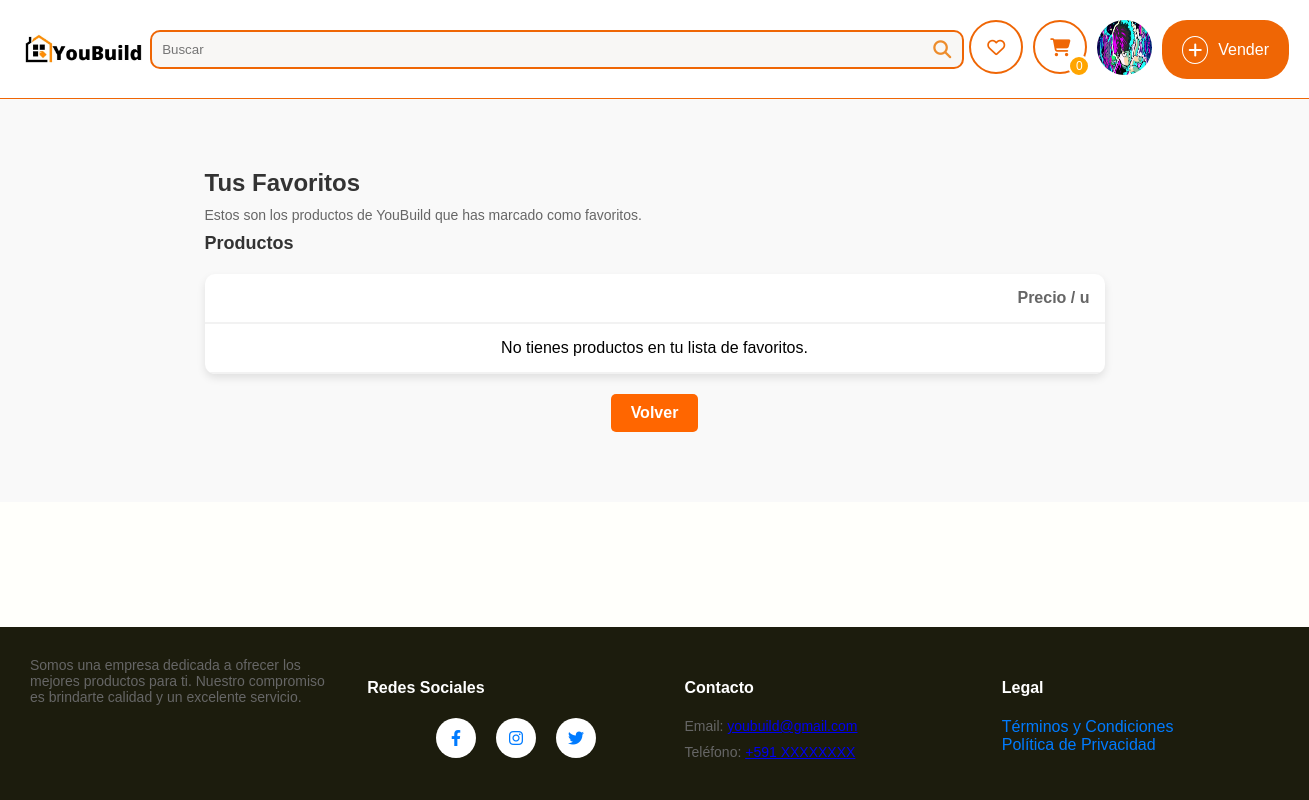
The app's page /lista-favoritos/ (signed in), older data.
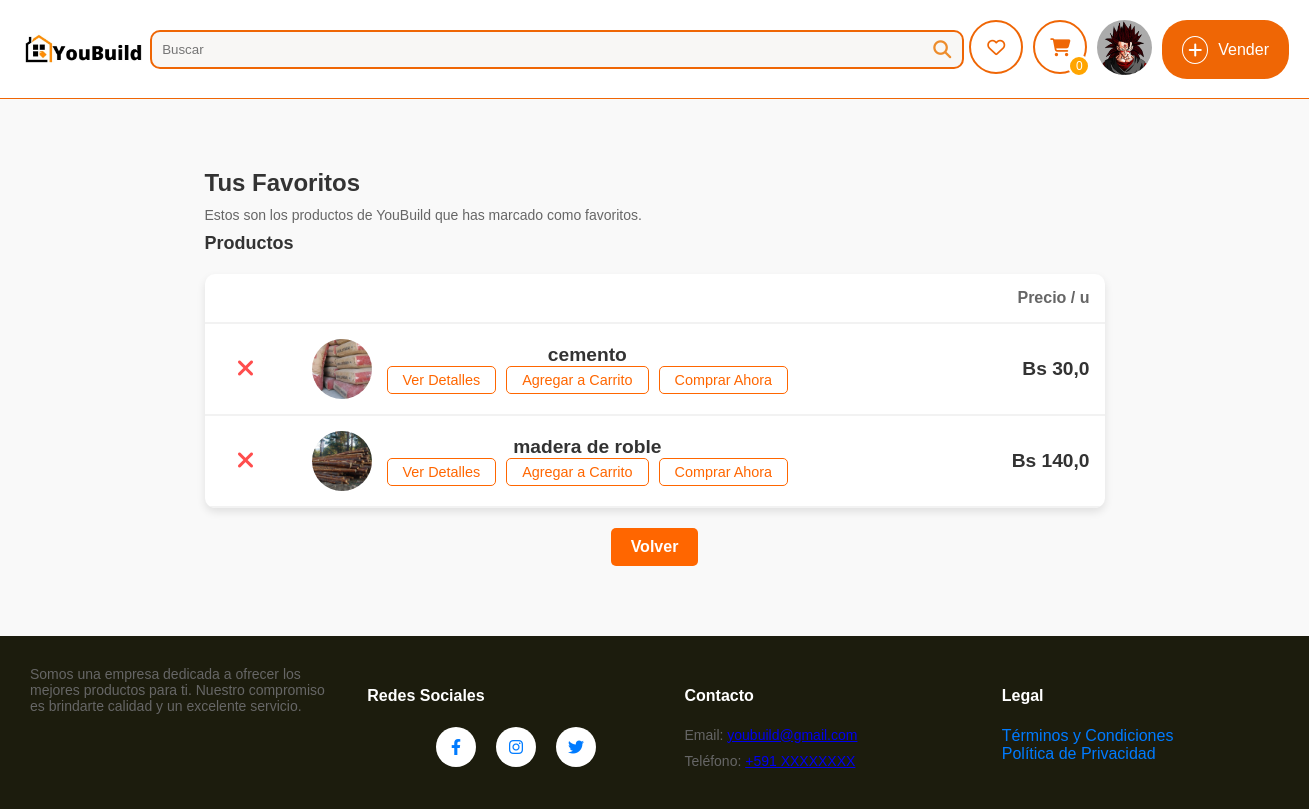
The same page, newer data.
### sistema/models.py (models this page shows, shortened)
class UsuarioDB(models.Model):
    user = models.OneToOneField(User, on_delete=models.CASCADE)
    nombre_completo = models.CharField(max_length=50, verbose_name="Nombre completo", null=True)
    municipio_fk = models.ForeignKey('MunicipioDB', on_delete=models.CASCADE, null=True, blank=True)
    direccion_1 = models.CharField(max_length=255, verbose_name="Dirección", null=True)
    telefono = models.CharField(
        max_length=15, verbose_name="Número de celular",
        validators=[RegexValidator(regex=r'^\+?1?\d{9,15}$', message="El número debe estar en el formato: '+59199999999'. Hasta 15 dígitos.")]
    )
    imagen_perfil = models.ImageField(upload_to='perfil/', null=True, blank=True, default='perfil/perfil.png',verbose_name="Foto de perfil")
    qr_imagen = models.ImageField(upload_to='qr/', null=True, blank=True, verbose_name="Código QR")
    class Meta:
        verbose_name = "Perfil de Usuario"
        verbose_name_plural = "Perfiles de Usuarios"

class ListaFavoritosDB(models.Model):
    usuario = models.ForeignKey(UsuarioDB, on_delete=models.CASCADE, related_name="wishlist")
    producto = models.ForeignKey(ProductoDb, on_delete=models.CASCADE, related_name="favoritos")
    fecha_agregado = models.DateTimeField(auto_now_add=True)
    class Meta:
        unique_together = ('usuario', 'producto')

class ProductoDb(models.Model):
    nombre = models.CharField(max_length=50, verbose_name="Nombre")
    detalle = models.TextField(max_length=200, verbose_name="Detalle")
    precio = models.FloatField(verbose_name="Precio", validators=[MinValueValidator(0.0), MaxValueValidator(99999.9)])
    categoria_fk = models.ForeignKey(CategoriaDb, on_delete=models.CASCADE, null=True, blank=True)
    subcategoria_fk = models.ForeignKey(SubcategoriaDB, on_delete=models.CASCADE, null=True, blank=True, verbose_name="Subcategoría")  # Nuevo campo
    usuario_fk = models.ForeignKey(UsuarioDB, on_delete=models.CASCADE, null=True, blank=True)
    municipio_fk = models.ForeignKey(MunicipioDB, on_delete=models.CASCADE, null=True, blank=True, verbose_name="Municipio")
    direccion_1 = models.CharField(max_length=255, verbose_name="Dirección 1", null=True, blank=True)
    visitas = models.PositiveIntegerField(default=0, verbose_name="Visitas")
    cantidad = models.IntegerField(default=1)
    class Meta:
        db_table = "productos"
        verbose_name = "Producto"
        verbose_name_plural = "Productos"

class ImagenProductoDB(models.Model):
    producto_fk = models.ForeignKey(ProductoDb, on_delete=models.CASCADE, related_name="imagenes")
    imagen = models.ImageField(upload_to="productos", null=True)
    class Meta:
        verbose_name = "Imagen"
        verbose_name_plural = "Imágenes"

### sistema/views.py (the view)
# urls.py: path('lista-favoritos/', ver_lista_favoritos, name='listaFavoritos'),
@login_required
def ver_lista_favoritos(request):
    usuario = request.user.usuariodb  # Obtiene el perfil de usuario
    lista_favoritos_items = ListaFavoritosDB.objects.filter(usuario=usuario)
    return render(request, 'listaFavoritos.html', {
        'lista_favoritos_items': lista_favoritos_items,
        'usuario': usuario
    })

### sistema/context_processors.py (called while the page is built)
def cart_count(request):
    if request.user.is_authenticated:  # Only fetch the cart count for logged-in users
        try:
            usuario = request.user.usuariodb
            cart_count = CarritoProductoDB.objects.filter(carrito_fk__usuario_fk=usuario).aggregate(
                total_quantity=Sum('cantidad')
            )['total_quantity'] or 0
        except UsuarioDB.DoesNotExist:
            cart_count = 0
    else:
        cart_count = 0
    return {'cart_count': cart_count}

def user_profile(request):
    if request.user.is_authenticated:
        return {"usuario": request.user.usuariodb}
    return {}

### sistema/templates/listaFavoritos.html (shortened to what this page needs)
<!DOCTYPE html>
{% extends 'layoutReg.html' %}
{% load static %}
{% block extra_styles %}
<link rel="stylesheet" href="https://cdnjs.cloudflare.com/ajax/libs/font-awesome/6.4.0/css/all.min.css" />
<link rel="stylesheet" href="{% static 'listaFavoritos.css' %}" />
{% endblock %}
{% block content %}
<div class="lista_favoritos-wrapper">
    <div class="lista_favoritos-content">
        <h1>Tus Favoritos</h1>
        <p>Estos son los productos de YouBuild que has marcado como favoritos.</p>
        <h2>Productos</h2>
        <div class="lista_favoritos-container">
            <div class="lista_favoritos-products">
                <table>
                    <thead>
                        <tr>
                            <th></th>
                            <th></th>
                            <th style="text-align: right;">Precio / u</th>
                        </tr>
                    </thead>
                    <tbody>
                        {% for item in lista_favoritos_items %}
                        <tr>
                            <td>
                                <form action="{% url 'eliminarFavorito' item.producto.id %}" method="post">
                                    <button type="submit" class="btn-eliminar"><i class="fas fa-times"></i></button>
                                </form>
                            </td>
                            <td>
                                <div class="product-info">
                                    <img src="{{ item.producto.imagenes.first.imagen.url }}" alt="{{ item.producto.nombre }}" class="product-image">
                                    <div class="product-details">
                                        <span>{{ item.producto.nombre }}</span>
                                        <div class="product-buttons">
                                            <button class="btn-detalle" onclick="verDetalles({{ item.producto.id }})">Ver Detalles</button>
                                            <button class="btn-agregar" onclick="agregarAlCarrito({{ item.producto.id }})">Agregar a Carrito</button>
                                            <button class="btn-comprar">Comprar Ahora</button>
                                        </div>
                                    </div>
                                </div>
                            </td>
                            <td class="product-price">Bs {{ item.producto.precio }}</td>
                        </tr>
                        {% empty %}
                        <tr>
                            <td colspan="3">No tienes productos en tu lista de favoritos.</td>
                        </tr>
                        {% endfor %}
                    </tbody>
                </table>
            </div>
        </div>
        <a href="{% url 'index' %}" class="btn-volver">Volver</a>
    </div>
</div>
{% endblock %}

### sistema/templates/layoutReg.html (shortened to what this page needs)
{% load static %}
<html lang="en">
  <head>
    <link rel="stylesheet" href="https://cdnjs.cloudflare.com/ajax/libs/font-awesome/6.4.0/css/all.min.css" />
    <link rel="stylesheet" href="{% static 'style.css' %}" />
    <link rel="stylesheet" href="{% static 'layoutReg.css' %}" />
    {% block extra_styles %}
    {% endblock %}
  </head>
  <body>
    <header>
      <div class="topbar-container">
        <div class="topbar-left">
          <a href="/home " class="logo"><img src="{% static 'logo.jpeg' %}" alt="Logo" width="125" /></a>
        </div>
        <div class="topbar-center">
          <form action="{% url 'buscar' %}" method="GET">
            <div class="search-box">
              <input type="text" placeholder="Buscar" name="q" />
              <button><i class="fa fa-search"></i></button>
            </div>
          </form>
        </div>
        <div class="topbar-right">
          <a href="{% url 'listaFavoritos' %}" class="icon-btn"><i class="fa-regular fa-heart"></i></a>
          <a href="{% url 'Carrito' %}" class="icon-btn"><i class="fa fa-shopping-cart"></i><span class="cart-count">{{ cart_count }}</span></a>
          <div class="profile-menu-container">
            <a href="#" class="profile-icon" onclick="toggleMenu(event)">
                <img src="{{ usuario.imagen_perfil.url }}" alt="Foto de Perfil" class="profile-pic" />
            </a>
          </div>
          <a href="{% url 'vender' %}" class="btn-sell">
            <i class="fas fa-plus"></i> Vender
          </a>
        </div>
      </div>
    </header>
    <div>
      {% block content %}{% endblock %}
    </div>
    <footer>
      <div class="footer-container">
        <div class="footer-description">
          <p>Somos una empresa dedicada a ofrecer los mejores productos para ti. Nuestro compromiso es brindarte calidad y un excelente servicio.</p>
        </div>
        <div class="footer-links">
          <h4>Redes Sociales</h4>
          <div class="social-buttons">
            <a href="https://facebook.com" target="_blank" class="social-button facebook"><i class="fab fa-facebook-f"></i></a>
            <a href="https://instagram.com" target="_blank" class="social-button instagram"><i class="fab fa-instagram"></i></a>
            <a href="https://twitter.com" target="_blank" class="social-button twitter"><i class="fab fa-twitter"></i></a>
          </div>
        </div>
        <div class="footer-contact">
          <h4>Contacto</h4>
          <p>
            Email: <a href="mailto:youbuild@gmail.com">youbuild@gmail.com</a>
          </p>
          <p>
            Teléfono: <a href="tel:+591XXXXXXXX">+591 XXXXXXXX</a>
          </p>
        </div>
        <div class="footer-legal">
          <h4>Legal</h4>
          <ul>
            <li>
              <a href="#terminos-condiciones">Términos y Condiciones</a>
            </li>
            <li>
              <a href="#politica-privacidad">Política de Privacidad</a>
            </li>
          </ul>
        </div>
      </div>
    </footer>
  </body>
</html>

Row changes from the older to the newer data that the page shows:
changed UsuarioDB: imagen_perfil: a different picture
added ListaFavoritosDB: producto.imagenes.first.imagen (picture), producto.nombre "cemento", producto.precio "30,0"
now on this page (row edited): ListaFavoritosDB: producto.imagenes.first.imagen (picture), producto.nombre "madera de roble", producto.precio "140,0"
Text that changed along with them:
text no longer shown: "No tienes productos en tu lista de favoritos."
